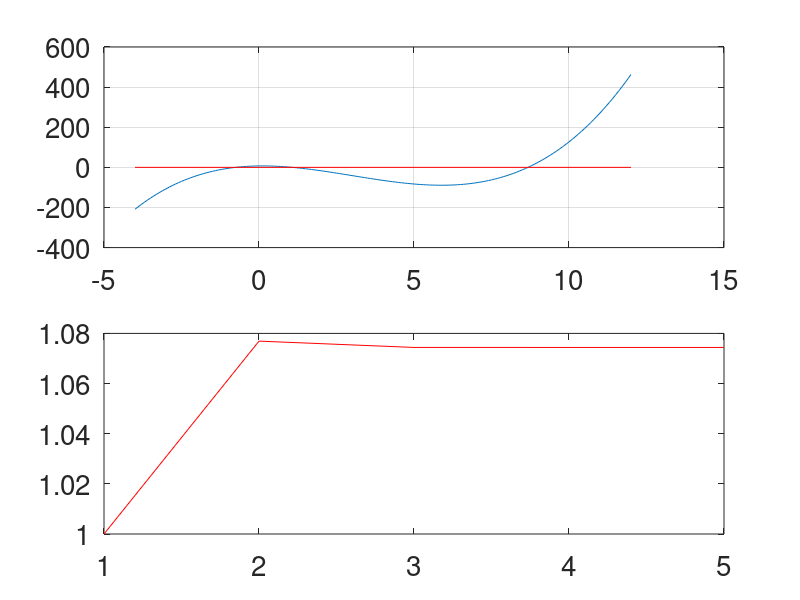

MATLAB code for this plot:
% sample code for the newton-raphson method

clear; 

% define the function
f = inline('x.^3 - 9*x.^2 + 2*x + 7', 'x');

% plot the function
t = -4:0.1:12;
yt = f(t);
figure(1);
subplot(211);
plot(t,yt, '-');
hold on;
plot([-4 12], [0 0], 'r');
grid on;
set(gca, 'fontsize', 20);

%%% Newtwon-Raphson
x0 = 1;

df = inline('3*x.^2 -18*x + 2', 'x');

clear x; 
x(1) = x0;
gx = x(1)-f(x(1))/df(x(1));
i = 1;
while (abs(x(i) - gx) > 1e-6)
    gx = x(i);
    x(i+1) = x(i) - f(x(i))/df(x(i));
    i = i+1;
end
figure(1);
subplot(212);
plot(x,'r');
set(gca, 'fontsize', 20);


